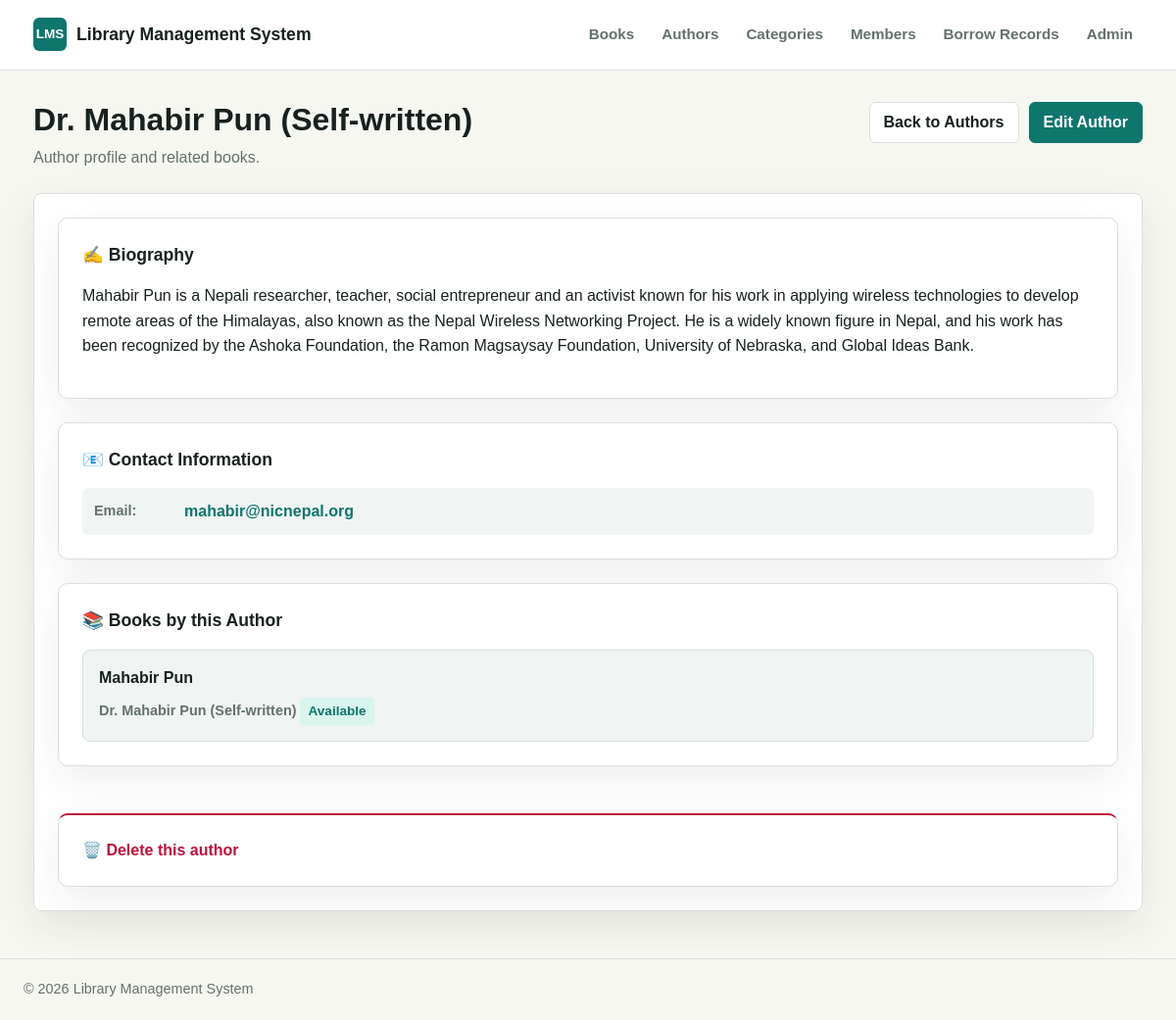
Page /authors/5/ on the committed database.
### authors/models.py (models this page shows, shortened)
class Author(models.Model):
    name = models.CharField(max_length=200)
    bio = models.TextField(blank=True)
    email = models.EmailField(blank=True)
    created_at = models.DateTimeField(auto_now_add=True)
    class Meta:
        ordering = ['name']

### books/models.py (models this page shows, shortened)
class Book(models.Model):
    STATUS_CHOICES = [
        ('available', 'Available'),
        ('borrowed',  'Borrowed'),
        ('lost',      'Lost'),
    ]
    title = models.CharField(max_length=300)
    author = models.ForeignKey(
        Author,
        on_delete=models.CASCADE,
        related_name='books'
    )
    category = models.ForeignKey(
        Category,
        on_delete=models.SET_NULL,
        null=True, blank=True,
        related_name='books'
    )
    isbn = models.CharField(max_length=13, unique=True)
    published_date = models.DateField()
    description = models.TextField(blank=True)
    total_copies = models.PositiveIntegerField(default=1)
    available_copies = models.PositiveIntegerField(default=1)
    status = models.CharField(
        max_length=20,
        choices=STATUS_CHOICES,
        default='available'
    )
    cover_image = models.ImageField(
        upload_to='covers/',
        blank=True, null=True
    )
    created_at = models.DateTimeField(auto_now_add=True)
    class Meta:
        ordering = ['title']

### categories/models.py (models this page shows, shortened)
class Category(models.Model):
    name        = models.CharField(max_length=100, unique=True)
    description = models.TextField(blank=True)
    class Meta:
        ordering = ['name']
        verbose_name_plural = 'Categories'

### authors/views.py (the view)
# urls.py: path('<int:pk>/', views.author_detail, name='detail'),
def author_detail(request, pk):
    author = get_object_or_404(Author, pk=pk)
    return render(
        request,
        'authors/detail.html',
        {'author': author}
    )

### authors/templates/authors/detail.html (shortened to what this page needs)
{% extends 'base.html' %}
{% block page_title %}{{ author.name }}{% endblock %}
{% block page_subtitle %}
    <p>Author profile and related books.</p>
{% endblock %}
{% block page_actions %}
    <a class="button secondary" href="{% url 'authors:list' %}">Back to Authors</a>
    <a class="button" href="{% url 'authors:update' author.pk %}">Edit Author</a>
{% endblock %}
{% block content %}
    <div class="author-detail-container">
        <div class="detail-card">
            <h2>✍️ Biography</h2>
            {% if author.bio %}
                <p class="bio-content">{{ author.bio }}</p>
            {% else %}
                <p class="empty-message">No biography added.</p>
            {% endif %}
        </div>
        <div class="detail-card">
            <h2>📧 Contact Information</h2>
            {% if author.email %}
                <div class="contact-item">
                    <span class="contact-label">Email:</span>
                    <a class="contact-value" href="mailto:{{ author.email }}">{{ author.email }}</a>
                </div>
            {% else %}
                <p class="empty-message">No email address provided.</p>
            {% endif %}
        </div>
        <div class="detail-card">
            <h2>📚 Books by this Author</h2>
            {% if author.books.all %}
                <ul class="book-list">
                    {% for book in author.books.all %}
                        <li class="book-item">
                            <p class="book-title">{{ book.title }}</p>
                            <p class="book-meta">
                                <strong>{{ book.category.name|default:'No category' }}</strong>
                                <span class="status-badge">{{ book.get_status_display }}</span>
                            </p>
                        </li>
                    {% endfor %}
                </ul>
            {% else %}
                <p class="empty-message">No books have been assigned to this author yet.</p>
            {% endif %}
        </div>
        <div class="detail-card danger-section">
            <a class="danger-link" href="{% url 'authors:delete' author.pk %}">🗑️ Delete this author</a>
        </div>
    </div>
{% endblock %}

### templates/base.html (style rules this page uses)
:root { --bg: #f7f7f2; --surface: #ffffff; --surface-muted: #f0f4f3; --text: #17211f; --muted: #64716e; --border: #d9e1de; --brand: #0f766e; --brand-dark: #115e59; --accent: #b45309; --danger: #be123c; --shadow: 0 14px 40px rgba(23, 33, 31, 0.08); }
* { box-sizing: border-box; }
body { margin: 0; min-height: 100vh; background: var(--bg); color: var(--text); font-family: Arial, Helvetica, sans-serif; line-height: 1.5; }
a { color: inherit; text-decoration: none; }
.page-heading p { color: var(--muted); margin: 8px 0 0; max-width: 700px; }
.button { align-items: center; background: var(--brand); border: 1px solid var(--brand); border-radius: 6px; color: #ffffff; cursor: pointer; display: inline-flex; font: inherit; font-weight: 700; justify-content: center; min-height: 40px; padding: 8px 14px; }
.button.secondary { background: var(--surface); border-color: var(--border); color: var(--text); }

### authors/templates/authors/detail.html (style rules this page uses)
.author-detail-container { display: grid; gap: 24px; }
.detail-card { background: var(--surface); border: 1px solid var(--border); border-radius: 10px; box-shadow: var(--shadow); padding: 24px; }
.detail-card h2 { font-size: 1.1rem; font-weight: 700; margin: 0 0 16px; color: var(--text); }
.bio-content { line-height: 1.6; color: var(--text); }
.contact-item { display: flex; gap: 12px; align-items: center; padding: 12px; background: var(--surface-muted); border-radius: 6px; }
.contact-label { color: var(--muted); font-size: 0.9rem; font-weight: 600; min-width: 80px; }
.contact-value { color: var(--brand); font-weight: 600; word-break: break-all; }
.book-list { display: grid; gap: 12px; list-style: none; margin: 0; padding: 0; }
.book-item { background: var(--surface-muted); border: 1px solid var(--border); border-radius: 8px; padding: 16px; transition: all 0.2s ease; }
.book-title { font-weight: 700; font-size: 1rem; margin: 0 0 8px; color: var(--text); }
.book-meta { color: var(--muted); font-size: 0.9rem; margin: 0; }
.status-badge { display: inline-block; padding: 4px 8px; background: #d9f5ee; color: var(--brand); border-radius: 4px; font-size: 0.85rem; font-weight: 600; }
.danger-section { border-top: 2px solid var(--danger); padding-top: 24px; margin-top: 24px; }
.danger-link { color: var(--danger); font-weight: 700; text-decoration: none; }

### rows in the picture
Author: name "Dr. Mahabir Pun (Self-written)", bio "Mahabir Pun is a Nepali researcher, teacher, social entrepreneur and an activist known for his work in applying wireless technologies to develop remote areas of the Himalayas, also known as the Nepal Wireless Networking Project. He is a widely known figure in Nepal, and his work has been recognized by the Ashoka Foundation, the Ramon Magsaysay Foundation, University of Nebraska, and Global Ideas Bank.", email "mahabir@nicnepal.org"
Book: title "Mahabir Pun", category.name "Dr. Mahabir Pun (Self-written)", status "Available"
